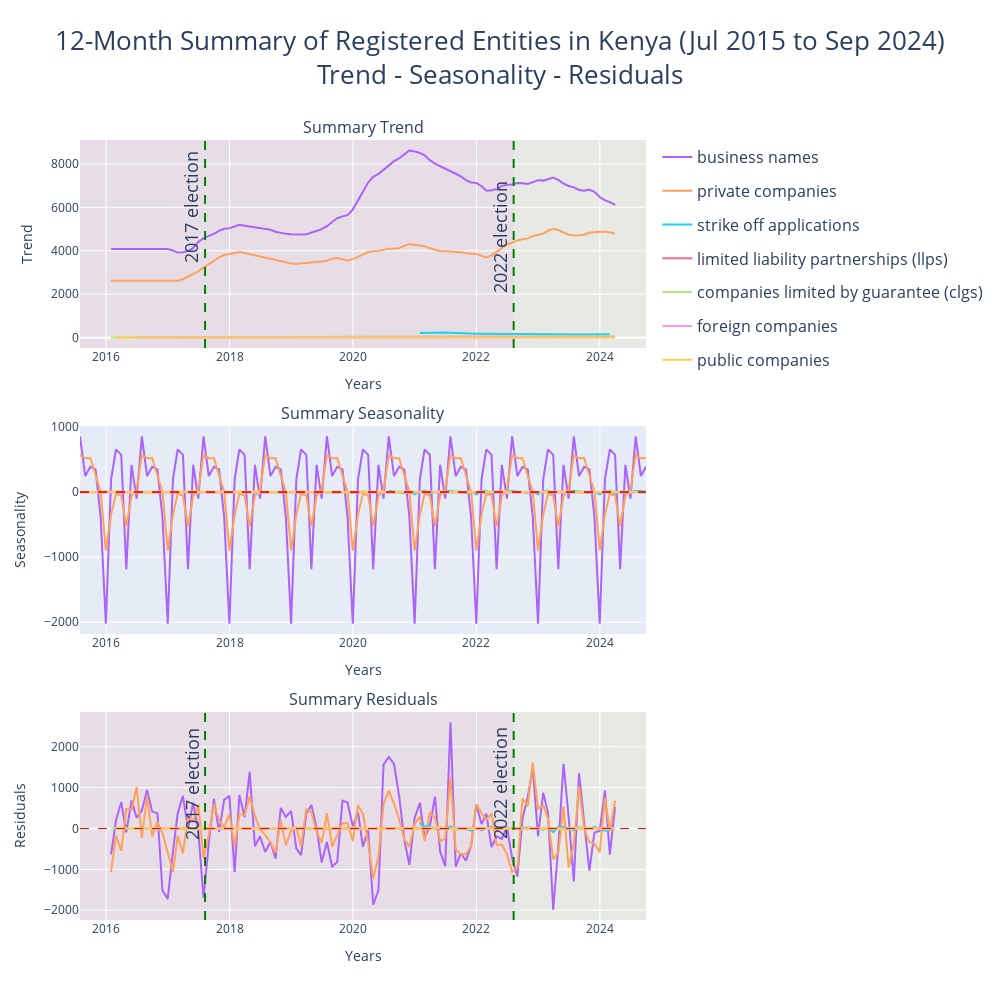

Here is the notebook cell this chart was saved with:
### Markdown cell above
### Interactive Plots

### Code cell
#|output-when-format: "Please visit <https://toknow.ai> to view the plot."

def get_decomposition(
        columns_used: list[str], trend_period = 12, 
        out: dict[Literal['start_date', 'end_date', 'actual_columns_used'], str] = None):
    actual_columns_used = []
    for column_used in columns_used:
        plot_series = all_registrations[column_used].dropna()
        if len(plot_series) < 2 * trend_period:
            continue
        actual_columns_used.append(column_used)
        __start_date = min(plot_series.index.date)
        __end_date = max(plot_series.index.date)
        out['start_date'] = min(out['start_date'] or __start_date, __start_date)
        out['end_date'] = max(out['end_date'] or __end_date, __end_date)
        out['actual_columns_used'].append(column_used)
        yield seasonal_decompose(plot_series, model='additive', period=trend_period), column_used

def draw_election_lines(start_date, end_date, fig, row, election_dates_y):
    date_list = [
        min(start_date, date(2017, 1, 1)) + timedelta(days=x) 
        for x 
        in range((end_date - start_date).days + 1)
    ]
    election_date_2017 = date(2017, 8, 9)
    election_date_2022 = date(2022, 8, 9)
    # Add vertical lines for election dates
    fig.add_vline(x=election_date_2017, line=dict(color='green', width=2, dash='dash'), row=row, col=1)
    fig.add_vline(x=election_date_2022, line=dict(color='green', width=2, dash='dash'), row=row, col=1)
    # Add colored regions
    fig.add_vrect(x0=min(date_list), x1=election_date_2022, fillcolor='#f62f3c', 
                  opacity=0.08, layer='below', line_width=0, row=row, col=1)
    fig.add_vrect(x0=election_date_2022, x1=max(date_list), fillcolor='#f8c811', 
                  opacity=0.08, layer='below', line_width=0, row=row, col=1)
    # Add text annotations for election dates
    fig.add_annotation(x=election_date_2017, y=election_dates_y[0], text='2017 election', 
                       textangle=-90, font=dict(size=18), showarrow=False, xanchor='right', 
                       row=row, col=1)
    fig.add_annotation(x=election_date_2022, y=election_dates_y[1], text='2022 election', 
                       textangle=-90, font=dict(size=18), showarrow=False, xanchor='right', 
                       row=row, col=1)
def interactive_plot(
        columns_used: list[str], trend_period = 12,
        election_dates_y_trend = (6000, 4600), election_dates_y_resid = (1100, 1100)):
    subplot_titles = ['Summary Trend', 'Summary Seasonality', 'Summary Residuals']
    fig = make_subplots(rows=3, cols=1, vertical_spacing=0.1, subplot_titles=subplot_titles,
        shared_xaxes=True, figure=go.Figure(layout=go.Layout(height=1000, width=1000)))
    out = {
        'start_date': None,
        'end_date': None,
        'actual_columns_used': []
    }
    for (decomposition, column_used), color_used in zip(
        get_decomposition(columns_used, trend_period, out), px.colors.qualitative.Plotly[3:]):
        # Plot trend component
        fig.add_trace(go.Scatter(
            x=decomposition.trend.index, y=decomposition.trend.values, mode='lines', 
            name=column_used, legendgroup=column_used, showlegend=True, line=dict(color=color_used)), 
            row=1, col=1)
        # Plot seasonal component
        fig.add_trace(go.Scatter(
            x=decomposition.seasonal.index, y=decomposition.seasonal.values, mode='lines', 
            name=column_used, legendgroup=column_used, showlegend=False, line=dict(color=color_used)), 
            row=2, col=1)
        fig.add_hline(y=0, line=dict(color='red', width=0.5, dash='dash'), row=2, col=1)
        # Plot residual component
        fig.add_trace(go.Scatter(
            x=decomposition.resid.index, y=decomposition.resid.values, mode='lines', 
            name=column_used, legendgroup=column_used, showlegend=False, line=dict(color=color_used)), 
            row=3, col=1)
        fig.add_hline(y=0, line=dict(color='red', width=0.5, dash='dash'), row=3, col=1)
    start_date = out['start_date']
    end_date = out['end_date']
    if start_date:
        draw_election_lines(start_date, end_date, fig, 1, election_dates_y_trend)
        draw_election_lines(start_date, end_date, fig, 3, election_dates_y_resid)
        fig.update_layout(
            title=dict(
                text=(
                    f'{trend_period}-Month Summary of Registered Entities in Kenya'
                    f' ({start_date.strftime("%b %Y")} to {end_date.strftime("%b %Y")})'
                    '<br>'
                    'Trend - Seasonality - Residuals'
                ),
                font=dict(size=26),
                x=0.5,
                xanchor='center',

                 
                y = 0.95,
                yanchor = 'top',
            ),
            showlegend=True,
            legend=dict(font=dict(size=16)),
        )
        fig.update_layout(margin=dict(t=140))
    fig.update_xaxes(showticklabels=True, title_text="Years", row=1, col=1)
    fig.update_xaxes(showticklabels=True, title_text="Years", row=2, col=1)
    fig.update_xaxes(showticklabels=True, title_text="Years", row=3, col=1)
    fig.update_yaxes(title_text="Trend", row=1, col=1)
    fig.update_yaxes(title_text="Seasonality", row=2, col=1)
    fig.update_yaxes(title_text="Residuals", row=3, col=1)
    return fig

interactive_plot(plot_columns + other_plot_columns)
